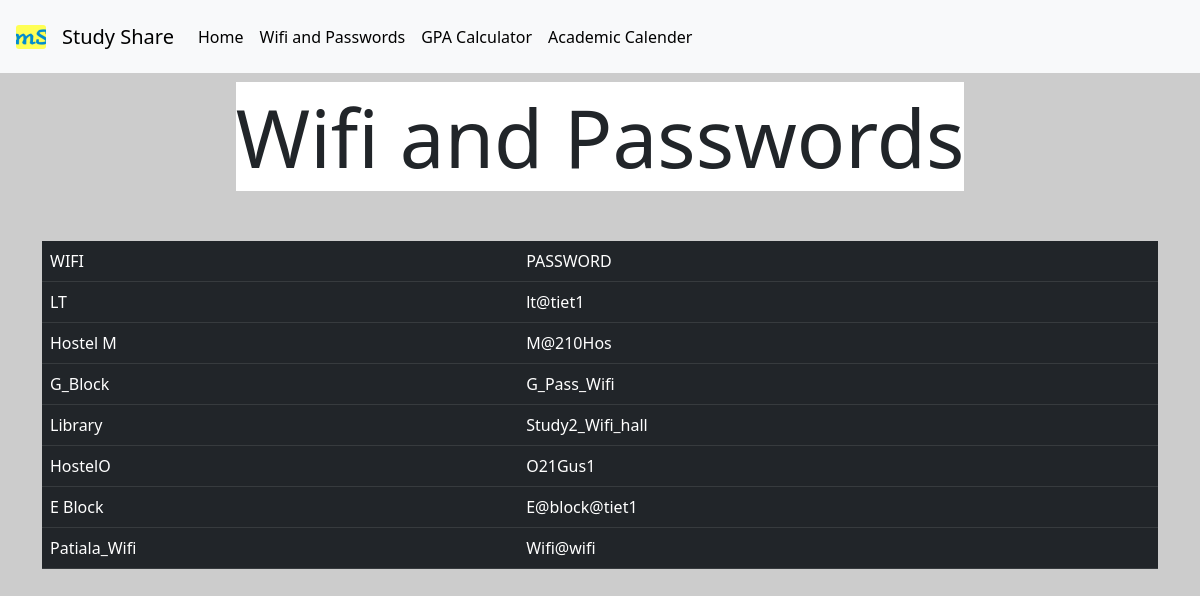
Screenshot of /wifi/ with the database file from the repository.
### academics/models.py (models this page shows, shortened)
class Wifi(models.Model):
    name  =  models.CharField(max_length = 50)
    password = models.CharField(max_length = 50)

### academics/views.py (the view)
# urls.py: path('wifi/', views.wifi, name = "wifi"),
def wifi(request):
    wifis = Wifi.objects.all()
    context = {
        "wifis" : wifis
    }
    return render(request, 'academics/wifi.html', context)

### academics/templates/academics/wifi.html (shortened to what this page needs)
{% extends 'academics/base.html' %}
{% block body %}
<div class="row">
  <div class="col-12 m-auto mt-3">
      <h1 class = "text-center display-1">
          <strong class="bg-white"> Wifi and Passwords </strong>
      </h1>
  </div>
</div>
<div class="mx-auto mt-5">
        <table class="table table-dark ">
            <thead class = "thead-light">
                <tr>
                    <td> WIFI </td>
                    <td> PASSWORD </td>
                </tr>
            </thead>
            <tbody>
            {% for wifi in wifis %}
              <tr>
                <td>{{ wifi.name }}</td>
                <td>{{ wifi.password }}</td>
              </tr>
            {% endfor %}
            </tbody>
        </table>
      </div>
{% endblock body %}

### academics/static/academics/styles.css (style rules this page uses)
body { background-image: url("background_image.jpg"); background-color: #cccccc; background-repeat: no-repeat; background-size: cover ; }

### rows the page displays
Wifi: name "LT", password "lt@tiet1"
Wifi: name "Hostel M", password "M@210Hos"
Wifi: name "G_Block", password "G_Pass_Wifi"
Wifi: name "Library", password "Study2_Wifi_hall"
Wifi: name "HostelO", password "O21Gus1"
Wifi: name "E Block", password "E@block@tiet1"
Wifi: name "Patiala_Wifi", password "Wifi@wifi"
